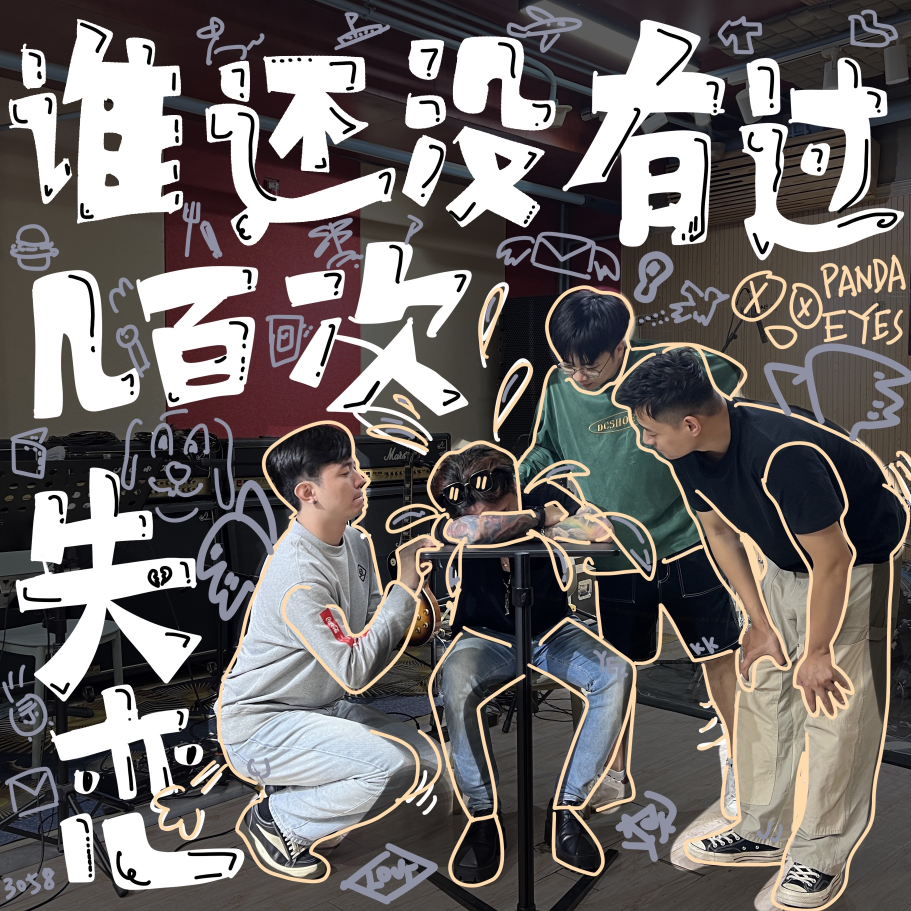
#> input picture new_type/img/1.jpg, 2733 x 2733 px (shown at 1/3 size); its folder holds only this picture in this run
$ python image_processing.py
#> lines starting #> are read from the running program, lines starting #| are printed output that depends on the picture
import os
import cv2
import numpy as np


if __name__ == "__main__":

    folder_path = "./img"
    output_folder = "./img/resize"

    os.makedirs(output_folder, exist_ok=True)

    for filename in os.listdir(folder_path):
        if filename.endswith(".jpg") or filename.endswith(".png"):
            img_path = os.path.join(folder_path, filename)
            img = cv2.imread(img_path)
#> img is the input picture: shape (2733, 2733, 3); mean B, G, R 107.3, 108.6, 113.6
            height, width, _ = img.shape
#> height = 2733; width = 2733
            side_length = int(max(height, width) * 2)
#> side_length = 5466
            background = np.zeros((side_length, side_length, 3), dtype=np.uint8)
            x_offset = 0
            y_offset = side_length - height
#> y_offset = 2733
            background[y_offset:y_offset+height, x_offset:x_offset+width] = img
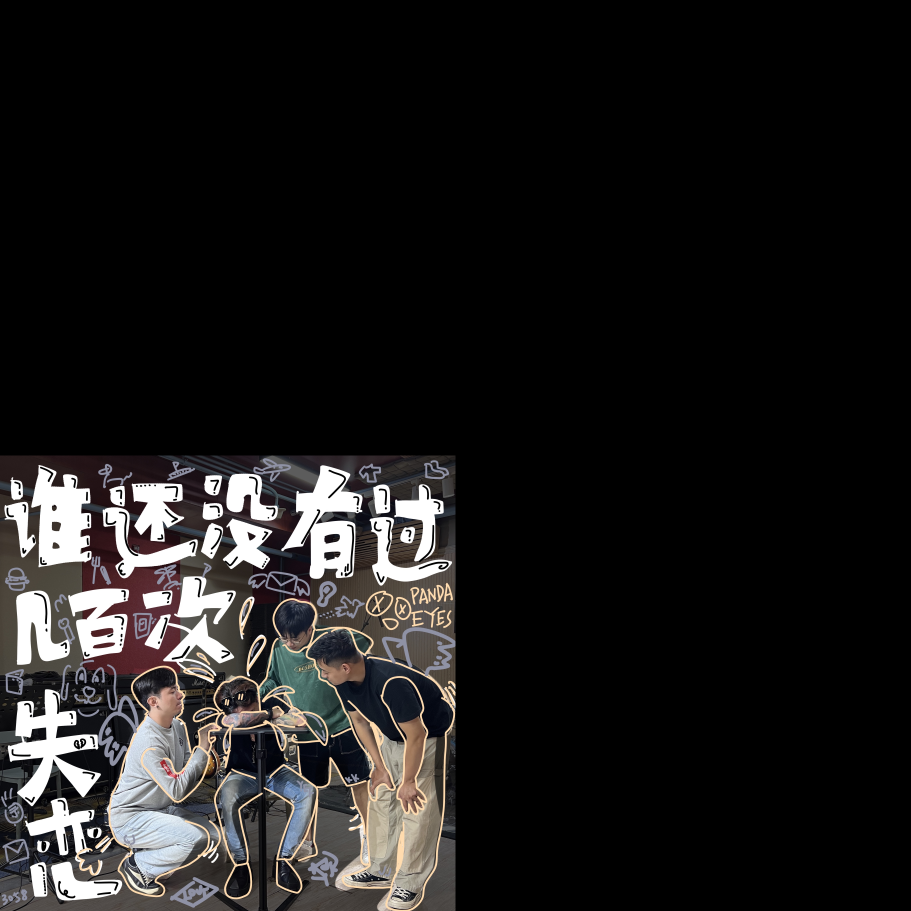
#> background: shape (5466, 5466, 3) (shown at 1/6 size); mean B, G, R 26.8, 27.1, 28.4
            output_filename = os.path.splitext(filename)[0] + "_resize.jpg"
            output_path = os.path.join(output_folder, output_filename)
            cv2.imwrite(output_path, background)
